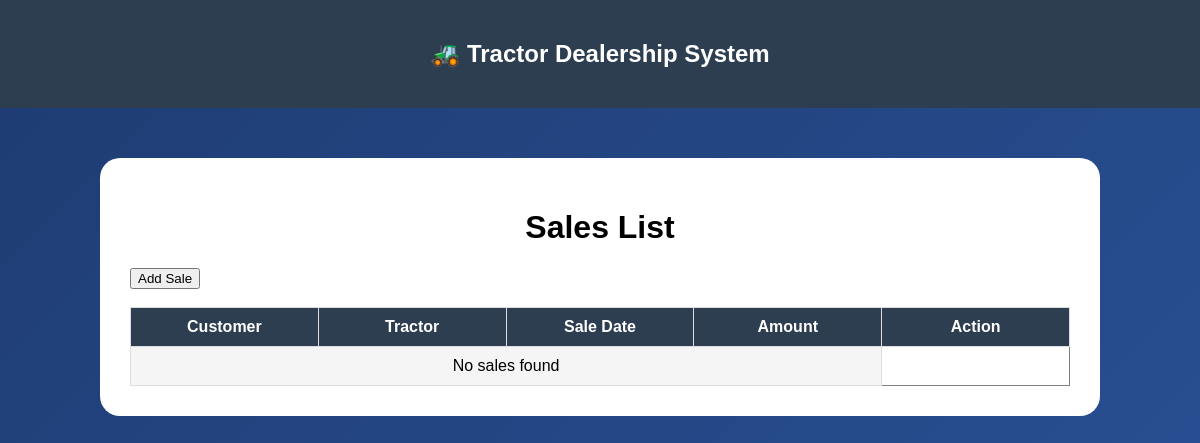
Before: /sales/ with the older database file.
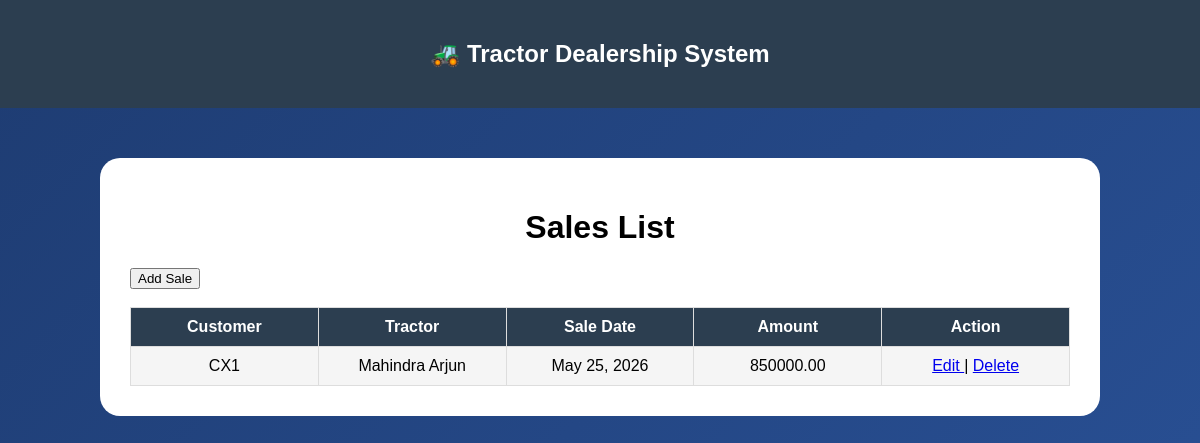
After: the same page with the newer database file.
### sales/models.py (models this page shows, shortened)
class Sale(models.Model):
    customer = models.ForeignKey(Customer, on_delete=models.CASCADE)
    tractor = models.ForeignKey(Tractor, on_delete=models.CASCADE)
    sale_date = models.DateField()
    amount = models.DecimalField(max_digits=10, decimal_places=2)

### customers/models.py (models this page shows)
class Customer(models.Model):
    customer_name = models.CharField(max_length=100)
    phone = models.CharField(max_length=15)
    address = models.TextField()
    village = models.CharField(max_length=100)
    def __str__(self):
        return self.customer_name

### inventory/models.py (models this page shows)
class Tractor(models.Model):
    tractor_name = models.CharField(max_length=100)
    model_no = models.CharField(max_length=50)
    company_name = models.CharField(max_length=100)
    price = models.DecimalField(max_digits=10, decimal_places=2)
    horsepower = models.IntegerField()
    stock_quantity = models.IntegerField(default=0)
    STOCK_CHOICES = [
        ('Available','Available'),
        ('Low Stock','Low Stock'),
        ('Out of Stock','Out of Stock')
    ]
    stock_status = models.CharField(
        max_length=20,
        choices=STOCK_CHOICES,
        default='Available'
    )
    def __str__(self):
        return self.tractor_name

### sales/views.py (the view)
# urls.py: path('', sales_list, name='sales'),
def sales_list(request):
    sales = Sale.objects.all()
    context = {
        'sales': sales
    }
    return render(request,'sales.html',context)

### templates/sales.html (shortened to what this page needs)
<!DOCTYPE html>
<html>
<head>
    {% load static %}
    <link rel="stylesheet" href="{% static 'css/style.css' %}">
</head>
<body>
<nav>
    <h2>🚜 Tractor Dealership System</h2>
</nav>
<div class="form-container">
<h1>Sales List</h1>
<a href="/sales/add/">
    <button>Add Sale</button>
</a>
<br><br>
<table border="1" width="100%">
<tr>
    <th>Customer</th>
    <th>Tractor</th>
    <th>Sale Date</th>
    <th>Amount</th>
    <th>Action</th>
</tr>
{% for sale in sales %}
<tr>
    <td>{{sale.customer}}</td>
    <td>{{sale.tractor}}</td>
    <td>{{sale.sale_date}}</td>
    <td>{{sale.amount}}</td>
    <td>
        <a href="/sales/update/{{sale.id}}">
        Edit
        </a>
        |
        <a href="/sales/delete/{{sale.id}}">
        Delete
        </a>
    </td>
</tr>
{% empty %}
<tr>
    <td colspan="4">No sales found</td>
</tr>
{% endfor %}
</table>
</div>
</body>
</html>

Changed rows visible on the page:
added Sale: customer "CX1", tractor "Mahindra Arjun", sale_date "May 25, 2026", amount "850000.00"
Other visible differences:
text no longer shown: "No sales found"
